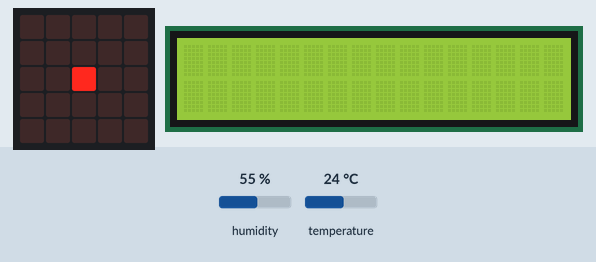
Bench run of a program on a simulated BBC micro:bit (MakeCode). Parts: the board's 5×5 LED display, 16×2 character LCD. The inputs (shaded band) are chosen by the test bench; at power-on: humidity 55 %, temperature 24 °C.

Above: at 1.2 s.
1.3 s: humidity set to 22 %
At 4.8 s:
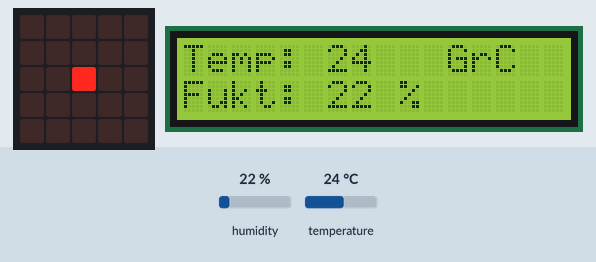
5.6 s: temperature set to 12 °C
At 9.2 s:
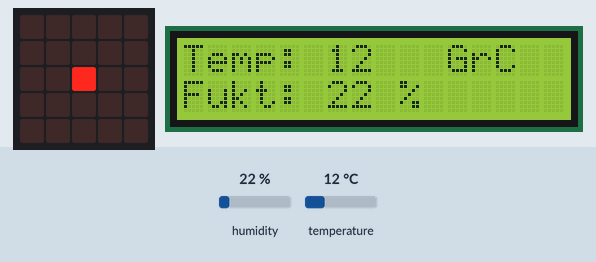
9.7 s: humidity set to 40 %
At 13.5 s:
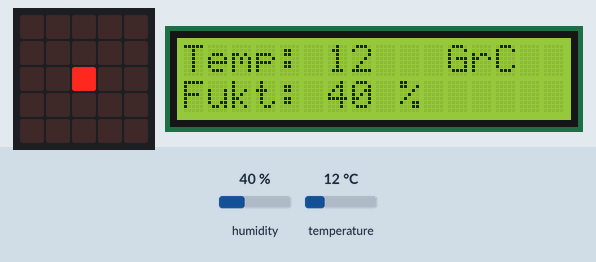
13.8 s: temperature set to 19 °C
At 16.9 s:
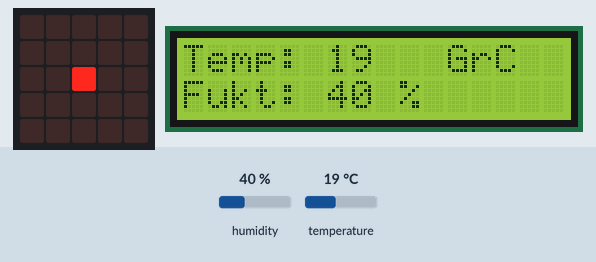
Timing chart, 0 to 18.4 s (numbered marks = the images above; inputs shaded):
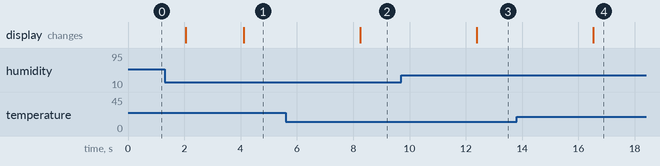

The program:

main.ts
```typescript
led.plot(2, 2)
makerbit.connectLcd(39)
dht11_dht22.selectTempType(tempType.celsius)
basic.forever(function () {
    dht11_dht22.queryData(
    DHTtype.DHT11,
    DigitalPin.P16,
    false,
    true,
    true
    )
    makerbit.showStringOnLcd1602("Temp:", makerbit.position1602(LcdPosition1602.Pos1), 5)
    makerbit.showStringOnLcd1602("" + (Math.round(dht11_dht22.readData(dataType.temperature)) + (dht11_dht22.readData(dataType.temperature) - Math.round(dht11_dht22.readData(dataType.temperature))) * 10), makerbit.position1602(LcdPosition1602.Pos7), 4)
    makerbit.showStringOnLcd1602("GrC", makerbit.position1602(LcdPosition1602.Pos12), 3)
    makerbit.showStringOnLcd1602("Fukt:", makerbit.position1602(LcdPosition1602.Pos17), 5)
    makerbit.showStringOnLcd1602("" + (dht11_dht22.readData(dataType.humidity)), makerbit.position1602(LcdPosition1602.Pos23), 2)
    makerbit.showStringOnLcd1602("%", makerbit.position1602(LcdPosition1602.Pos26), 1)
})
```

test.ts
```typescript
// testene settes inn her; disse vil ikke kompilert så lenge denne pakken blir brukt som en utvidelse.
```

Measured:
- after the input at 1.3 s, the display: first differs from a run without the input after 2.8 s (image 1)
- after the input at 5.6 s, the display: changes after 2.7 s (image 2)
- after the input at 9.7 s, the display: changes after 2.7 s (image 3)
- after the input at 13.8 s, the display: changes after 2.7 s (image 4)
